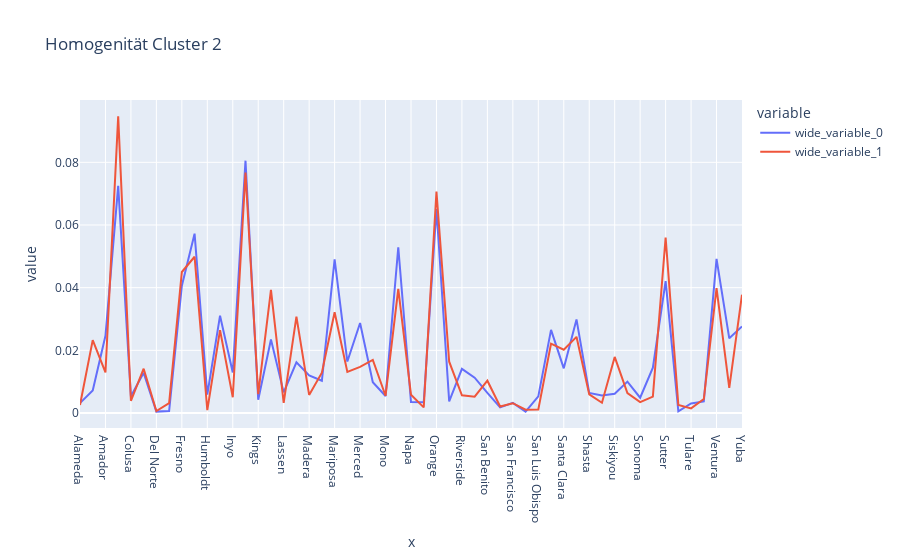

Notebook code cell kept with this figure:
### Code cell
x1 = df_cluster[df_cluster['3-Cluster Lösung']==2].loc[:,:'Yuba_r']
y = [x1.iloc[row] for row in range(len(x1))]
fig = px.line(x=x.columns,y=y,
             title = 'Homogenität Cluster 2')
fig.show()

### Figure 1 — Plotly figure (JSON) as saved in the notebook; plotly's stock layout.template omitted (floating-point values rounded to 4 significant figures)
{"data": [{"hovertemplate": "variable=wide_variable_0<br>x=%{x}<br>value=%{y}<extra></extra>", "legendgroup": "wide_variable_0", "line": {"color": "#636efa", "dash": "solid"}, "marker": {"symbol": "circle"}, "mode": "lines", "name": "wide_variable_0", "orientation": "v", "showlegend": true, "type": "scatter", "x": ["Alameda", "Alpine", "Amador", "Calaveras", "Colusa", "Contra Costa", "Del Norte", "El Dorado", "Fresno", "Glenn", "Humboldt", "Imperial", "Inyo", "Kern", "Kings", "Lake", "Lassen", "Los Angeles", "Madera", "Marin", "Mariposa", "Mendocino", "Merced", "Modoc", "Mono", "Monterey", "Napa", "Nevada", "Orange", "Plumas", "Riverside", "Sacramento", "San Benito", "San Diego", "San Francisco", "San Joaquin", "San Luis Obispo", "San Mateo", "Santa Clara", "Santa Cruz", "Shasta", "Sierra", "Siskiyou", "Solano", "Sonoma", "Stanislaus", "Sutter", "Tehama", "Tulare", "Tuolumne", "Ventura", "Yolo", "Yuba"], "xaxis": "x", "y": [0.00316, 0.007222, 0.02465, 0.07249, 0.005326, 0.01282, 0.0004514, 0.0006319, 0.04062, 0.05724, 0.005868, 0.03106, 0.01291, 0.08053, 0.004243, 0.02347, 0.00659, 0.01616, 0.01201, 0.01029, 0.04902, 0.01643, 0.02871, 0.00984, 0.005417, 0.0529, 0.003521, 0.003431, 0.06509, 0.003701, 0.01408, 0.01128, 0.00641, 0.001806, 0.00325, 0.0004514, 0.005326, 0.02654, 0.01426, 0.02988, 0.00641, 0.005597, 0.006139, 0.01002, 0.004875, 0.01444, 0.04207, 0.0005417, 0.003069, 0.003701, 0.0492, 0.02383, 0.02762], "yaxis": "y"}, {"hovertemplate": "variable=wide_variable_1<br>x=%{x}<br>value=%{y}<extra></extra>", "legendgroup": "wide_variable_1", "line": {"color": "#EF553B", "dash": "solid"}, "marker": {"symbol": "circle"}, "mode": "lines", "name": "wide_variable_1", "orientation": "v", "showlegend": true, "type": "scatter", "x": ["Alameda", "Alpine", "Amador", "Calaveras", "Colusa", "Contra Costa", "Del Norte", "El Dorado", "Fresno", "Glenn", "Humboldt", "Imperial", "Inyo", "Kern", "Kings", "Lake", "Lassen", "Los Angeles", "Madera", "Marin", "Mariposa", "Mendocino", "Merced", "Modoc", "Mono", "Monterey", "Napa", "Nevada", "Orange", "Plumas", "Riverside", "Sacramento", "San Benito", "San Diego", "San Francisco", "San Joaquin", "San Luis Obispo", "San Mateo", "Santa Clara", "Santa Cruz", "Shasta", "Sierra", "Siskiyou", "Solano", "Sonoma", "Stanislaus", "Sutter", "Tehama", "Tulare", "Tuolumne", "Ventura", "Yolo", "Yuba"], "xaxis": "x", "y": [0.002577, 0.02326, 0.01296, 0.09466, 0.003901, 0.01414, 0.0006269, 0.003134, 0.045, 0.04987, 0.0009055, 0.02647, 0.005015, 0.07676, 0.00599, 0.03928, 0.003204, 0.03079, 0.005781, 0.01289, 0.03218, 0.01309, 0.0147, 0.01693, 0.005503, 0.03963, 0.005851, 0.001811, 0.0707, 0.01637, 0.005642, 0.005224, 0.01031, 0.00209, 0.003134, 0.001045, 0.001114, 0.02215, 0.0202, 0.02431, 0.00592, 0.003274, 0.0179, 0.006338, 0.003483, 0.005224, 0.056, 0.002577, 0.001463, 0.004458, 0.03984, 0.00801, 0.03775], "yaxis": "y"}], "layout": {"autosize": true, "legend": {"title": {"text": "variable"}, "tracegroupgap": 0}, "title": {"text": "Homogenität Cluster 2"}, "xaxis": {"anchor": "y", "autorange": true, "domain": [0, 1], "range": [0, 52], "title": {"text": "x"}, "type": "category"}, "yaxis": {"anchor": "x", "autorange": true, "domain": [0, 1], "range": [-0.004782, 0.09989], "title": {"text": "value"}, "type": "linear"}}}
